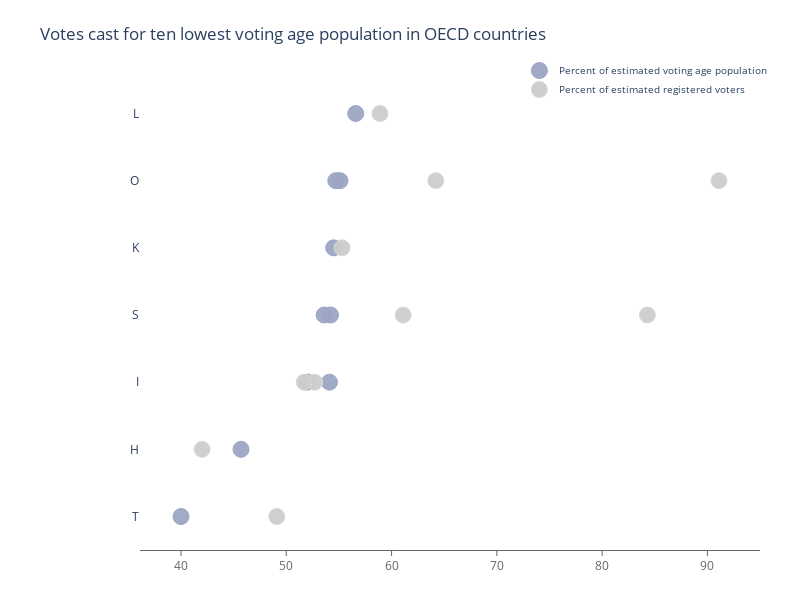

Notebook source saved alongside this figure:
### Code cell
import plotly.graph_objects as go

country = al
voting_pop = [40, 45.7, 52, 53.6, 54.1, 54.2, 54.5, 54.7, 55.1, 56.6]
reg_voters = [49.1, 42, 52.7, 84.3, 51.7, 61.1, 55.3, 64.2, 91.1, 58.9]

fig = go.Figure()

fig.add_trace(go.Scatter(
    x=voting_pop,
    y=country,
    name='Percent of estimated voting age population',
    marker=dict(
        color='rgba(156, 165, 196, 0.95)',
        line_color='rgba(156, 165, 196, 1.0)',
    )
))
fig.add_trace(go.Scatter(
    x=reg_voters, y=country,
    name='Percent of estimated registered voters',
    marker=dict(
        color='rgba(204, 204, 204, 0.95)',
        line_color='rgba(217, 217, 217, 1.0)'
    )
))

fig.update_traces(mode='markers', marker=dict(line_width=1, symbol='circle', size=16))

fig.update_layout(
    title="Votes cast for ten lowest voting age population in OECD countries",
    xaxis=dict(
        showgrid=False,
        showline=True,
        linecolor='rgb(102, 102, 102)',
        tickfont_color='rgb(102, 102, 102)',
        showticklabels=True,
        dtick=10,
        ticks='outside',
        tickcolor='rgb(102, 102, 102)',
    ),
    margin=dict(l=140, r=40, b=50, t=80),
    legend=dict(
        font_size=10,
        yanchor='middle',
        xanchor='right',
    ),
    width=800,
    height=600,
    paper_bgcolor='white',
    plot_bgcolor='white',
    hovermode='closest',
)
fig.show()

### Figure 1 — Plotly figure (JSON) as saved in the notebook; plotly's stock layout.template omitted (floating-point values rounded to 4 significant figures)
{"data": [{"marker": {"color": "rgba(156, 165, 196, 0.95)", "line": {"color": "rgba(156, 165, 196, 1.0)", "width": 1}, "size": 16, "symbol": "circle"}, "mode": "markers", "name": "Percent of estimated voting age population", "type": "scatter", "x": [40, 45.7, 52, 53.6, 54.1, 54.2, 54.5, 54.7, 55.1, 56.6], "y": ["T", "H", "I", "S", "I", "S", "K", "O", "O", "L"]}, {"marker": {"color": "rgba(204, 204, 204, 0.95)", "line": {"color": "rgba(217, 217, 217, 1.0)", "width": 1}, "size": 16, "symbol": "circle"}, "mode": "markers", "name": "Percent of estimated registered voters", "type": "scatter", "x": [49.1, 42, 52.7, 84.3, 51.7, 61.1, 55.3, 64.2, 91.1, 58.9], "y": ["T", "H", "I", "S", "I", "S", "K", "O", "O", "L"]}], "layout": {"height": 600, "hovermode": "closest", "legend": {"font": {"size": 10}, "xanchor": "right", "yanchor": "middle"}, "margin": {"b": 50, "l": 140, "r": 40, "t": 80}, "paper_bgcolor": "white", "plot_bgcolor": "white", "title": {"text": "Votes cast for ten lowest voting age population in OECD countries"}, "width": 800, "xaxis": {"dtick": 10, "linecolor": "rgb(102, 102, 102)", "showgrid": false, "showline": true, "showticklabels": true, "tickcolor": "rgb(102, 102, 102)", "tickfont": {"color": "rgb(102, 102, 102)"}, "ticks": "outside"}}}
